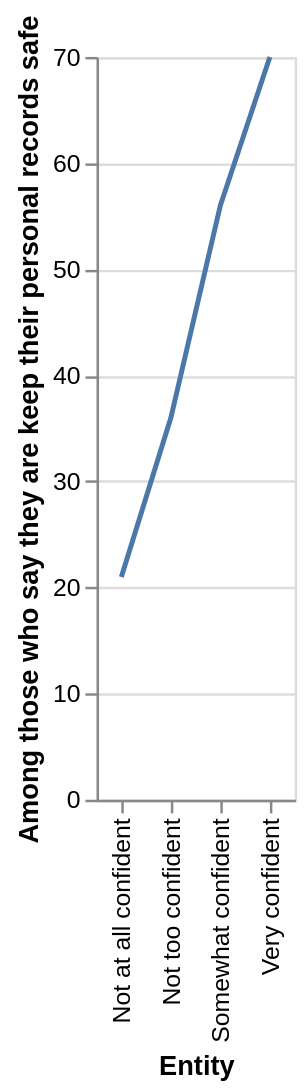

Write a Vega-Lite specification for this figure.
### Vega-Lite specification from a JSON file in a GitHub repository (floating-point values rounded to 4 significant figures)
{"$schema": "https://vega.github.io/schema/vega-lite/v5.json", "description": "Line chart auto-generated from CSV", "data": {"values": [{"Entity": "Not at all confident", "Among those who say they are keep their personal records safe": "21", "that public health organizations will from hackers or unauthorized users": "0"}, {"Entity": "Not too confident", "Among those who say they are keep their personal records safe": "36", "that public health organizations will from hackers or unauthorized users": "0"}, {"Entity": "Somewhat confident", "Among those who say they are keep their personal records safe": "56", "that public health organizations will from hackers or unauthorized users": "0"}, {"Entity": "Very confident", "Among those who say they are keep their personal records safe": "70", "that public health organizations will from hackers or unauthorized users": "0"}]}, "mark": "line", "encoding": {"x": {"field": "Entity", "type": "ordinal"}, "y": {"field": "Among those who say they are keep their personal records safe", "type": "quantitative"}}}
